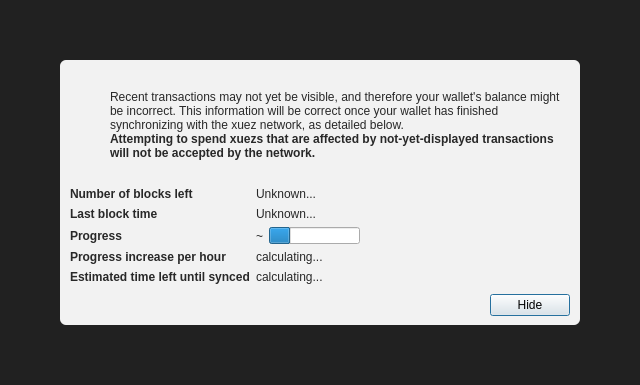
<?xml version="1.0" encoding="UTF-8"?>
<ui version="4.0">
 <class>ModalOverlay</class>
 <widget class="QWidget" name="ModalOverlay">
  <property name="geometry">
   <rect>
    <x>0</x>
    <y>0</y>
    <width>640</width>
    <height>385</height>
   </rect>
  </property>
  <property name="windowTitle">
   <string>Form</string>
  </property>
  <layout class="QVBoxLayout" name="verticalLayout" stretch="0">
   <property name="sizeConstraint">
    <enum>QLayout::SetDefaultConstraint</enum>
   </property>
   <property name="leftMargin">
    <number>0</number>
   </property>
   <property name="topMargin">
    <number>0</number>
   </property>
   <property name="rightMargin">
    <number>0</number>
   </property>
   <property name="bottomMargin">
    <number>0</number>
   </property>
   <item>
    <widget class="QWidget" name="bgWidget" native="true">
     <property name="styleSheet">
      <string notr="true">#bgWidget { background: rgba(0,0,0,220); }</string>
     </property>
     <layout class="QVBoxLayout" name="verticalLayoutMain" stretch="1">
      <property name="leftMargin">
       <number>60</number>
      </property>
      <property name="topMargin">
       <number>60</number>
      </property>
      <property name="rightMargin">
       <number>60</number>
      </property>
      <property name="bottomMargin">
       <number>60</number>
      </property>
      <item>
       <widget class="QWidget" name="contentWidget" native="true">
        <property name="styleSheet">
         <string notr="true">#contentWidget { background: rgba(255,255,255,240); border-radius: 6px; }

QLabel { color: rgb(40,40,40);  }</string>
        </property>
        <layout class="QVBoxLayout" name="verticalLayoutSub" stretch="1,0,0,0">
         <property name="spacing">
          <number>0</number>
         </property>
         <property name="leftMargin">
          <number>10</number>
         </property>
         <property name="topMargin">
          <number>10</number>
         </property>
         <property name="rightMargin">
          <number>10</number>
         </property>
         <property name="bottomMargin">
          <number>10</number>
         </property>
         <item>
          <layout class="QHBoxLayout" name="horizontalLayoutIconText" stretch="0,1">
           <property name="topMargin">
            <number>20</number>
           </property>
           <item>
            <layout class="QVBoxLayout" name="verticalLayoutIcon">
             <property name="leftMargin">
              <number>0</number>
             </property>
             <item>
              <widget class="QPushButton" name="warningIcon">
               <property name="enabled">
                <bool>false</bool>
               </property>
               <property name="text">
                <string/>
               </property>
               <property name="icon">
                <iconset>
                 <normaloff>:/icons/warning</normaloff>
                 <disabledoff>:/icons/warning</disabledoff>:/icons/warning</iconset>
               </property>
               <property name="iconSize">
                <size>
                 <width>48</width>
                 <height>48</height>
                </size>
               </property>
               <property name="flat">
                <bool>true</bool>
               </property>
              </widget>
             </item>
             <item>
              <spacer name="verticalSpacerWarningIcon">
               <property name="orientation">
                <enum>Qt::Vertical</enum>
               </property>
               <property name="sizeHint" stdset="0">
                <size>
                 <width>20</width>
                 <height>40</height>
                </size>
               </property>
              </spacer>
             </item>
            </layout>
           </item>
           <item>
            <layout class="QVBoxLayout" name="verticalLayoutInfoText">
             <property name="leftMargin">
              <number>0</number>
             </property>
             <property name="topMargin">
              <number>0</number>
             </property>
             <item>
              <widget class="QLabel" name="infoText">
               <property name="text">
                <string>Recent transactions may not yet be visible, and therefore your wallet's balance might be incorrect. This information will be correct once your wallet has finished synchronizing with the xuez network, as detailed below.</string>
               </property>
               <property name="textFormat">
                <enum>Qt::RichText</enum>
               </property>
               <property name="wordWrap">
                <bool>true</bool>
               </property>
              </widget>
             </item>
             <item>
              <widget class="QLabel" name="infoTextStrong">
               <property name="font">
                <font>
                 <weight>75</weight>
                 <bold>true</bold>
                </font>
               </property>
               <property name="text">
                <string>Attempting to spend xuezs that are affected by not-yet-displayed transactions will not be accepted by the network.</string>
               </property>
               <property name="textFormat">
                <enum>Qt::RichText</enum>
               </property>
               <property name="wordWrap">
                <bool>true</bool>
               </property>
              </widget>
             </item>
             <item>
              <spacer name="verticalSpacerInTextSpace">
               <property name="orientation">
                <enum>Qt::Vertical</enum>
               </property>
               <property name="sizeHint" stdset="0">
                <size>
                 <width>20</width>
                 <height>40</height>
                </size>
               </property>
              </spacer>
             </item>
            </layout>
           </item>
          </layout>
         </item>
         <item>
          <spacer name="verticalSpacerAfterText">
           <property name="orientation">
            <enum>Qt::Vertical</enum>
           </property>
           <property name="sizeHint" stdset="0">
            <size>
             <width>20</width>
             <height>40</height>
            </size>
           </property>
          </spacer>
         </item>
         <item>
          <layout class="QFormLayout" name="formLayout">
           <property name="fieldGrowthPolicy">
            <enum>QFormLayout::FieldsStayAtSizeHint</enum>
           </property>
           <property name="horizontalSpacing">
            <number>6</number>
           </property>
           <property name="verticalSpacing">
            <number>6</number>
           </property>
           <property name="topMargin">
            <number>10</number>
           </property>
           <item row="0" column="0">
            <widget class="QLabel" name="labelNumberOfBlocksLeft">
             <property name="font">
              <font>
               <weight>75</weight>
               <bold>true</bold>
              </font>
             </property>
             <property name="text">
              <string>Number of blocks left</string>
             </property>
            </widget>
           </item>
           <item row="0" column="1">
            <widget class="QLabel" name="numberOfBlocksLeft">
             <property name="text">
              <string>Unknown...</string>
             </property>
            </widget>
           </item>
           <item row="1" column="0">
            <widget class="QLabel" name="labelLastBlockTime">
             <property name="font">
              <font>
               <weight>75</weight>
               <bold>true</bold>
              </font>
             </property>
             <property name="text">
              <string>Last block time</string>
             </property>
            </widget>
           </item>
           <item row="1" column="1">
            <widget class="QLabel" name="newestBlockDate">
             <property name="sizePolicy">
              <sizepolicy hsizetype="Maximum" vsizetype="Preferred">
               <horstretch>0</horstretch>
               <verstretch>0</verstretch>
              </sizepolicy>
             </property>
             <property name="text">
              <string>Unknown...</string>
             </property>
            </widget>
           </item>
           <item row="2" column="0">
            <widget class="QLabel" name="labelSyncDone">
             <property name="font">
              <font>
               <weight>75</weight>
               <bold>true</bold>
              </font>
             </property>
             <property name="text">
              <string>Progress</string>
             </property>
            </widget>
           </item>
           <item row="2" column="1">
            <layout class="QHBoxLayout" name="horizontalLayoutSync" stretch="0,1">
             <item>
              <widget class="QLabel" name="percentageProgress">
               <property name="text">
                <string notr="true">~</string>
               </property>
              </widget>
             </item>
             <item>
              <widget class="QProgressBar" name="progressBar">
               <property name="value">
                <number>24</number>
               </property>
               <property name="format">
                <string/>
               </property>
              </widget>
             </item>
            </layout>
           </item>
           <item row="4" column="0">
            <widget class="QLabel" name="labelProgressIncrease">
             <property name="font">
              <font>
               <weight>75</weight>
               <bold>true</bold>
              </font>
             </property>
             <property name="text">
              <string>Progress increase per hour</string>
             </property>
            </widget>
           </item>
           <item row="4" column="1">
            <widget class="QLabel" name="progressIncreasePerH">
             <property name="text">
              <string>calculating...</string>
             </property>
            </widget>
           </item>
           <item row="5" column="0">
            <widget class="QLabel" name="labelEstimatedTimeLeft">
             <property name="font">
              <font>
               <weight>75</weight>
               <bold>true</bold>
              </font>
             </property>
             <property name="text">
              <string>Estimated time left until synced</string>
             </property>
            </widget>
           </item>
           <item row="5" column="1">
            <widget class="QLabel" name="expectedTimeLeft">
             <property name="text">
              <string>calculating...</string>
             </property>
            </widget>
           </item>
          </layout>
         </item>
         <item>
          <layout class="QHBoxLayout" name="horizontalLayoutButtons">
           <property name="leftMargin">
            <number>10</number>
           </property>
           <property name="topMargin">
            <number>10</number>
           </property>
           <item>
            <spacer name="horizontalSpacer">
             <property name="orientation">
              <enum>Qt::Horizontal</enum>
             </property>
             <property name="sizeHint" stdset="0">
              <size>
               <width>40</width>
               <height>20</height>
              </size>
             </property>
            </spacer>
           </item>
           <item>
            <widget class="QPushButton" name="closeButton">
             <property name="text">
              <string>Hide</string>
             </property>
             <property name="shortcut">
              <string>Esc</string>
             </property>
             <property name="focusPolicy">
              <enum>Qt::StrongFocus</enum>
             </property>
             <property name="default">
              <bool>true</bool>
             </property>
            </widget>
           </item>
          </layout>
         </item>
        </layout>
       </widget>
      </item>
     </layout>
    </widget>
   </item>
  </layout>
 </widget>
 <resources/>
 <connections/>
</ui>
